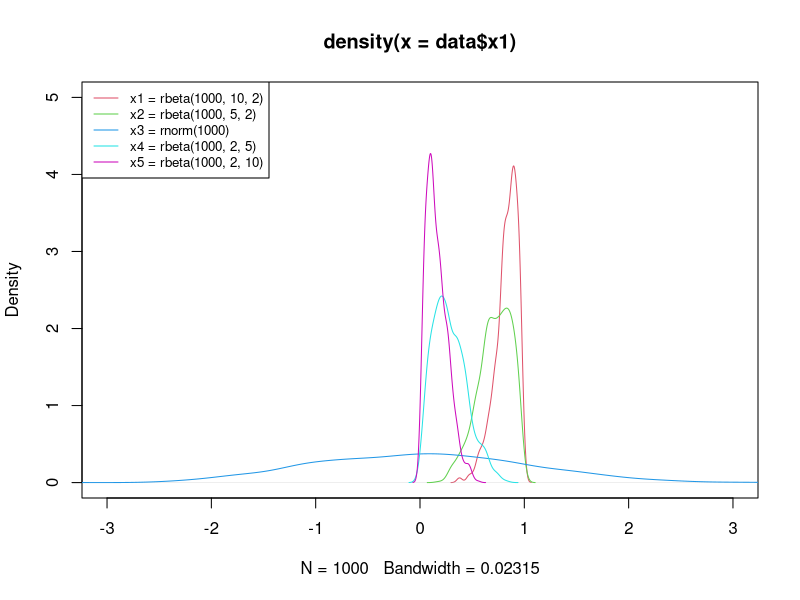
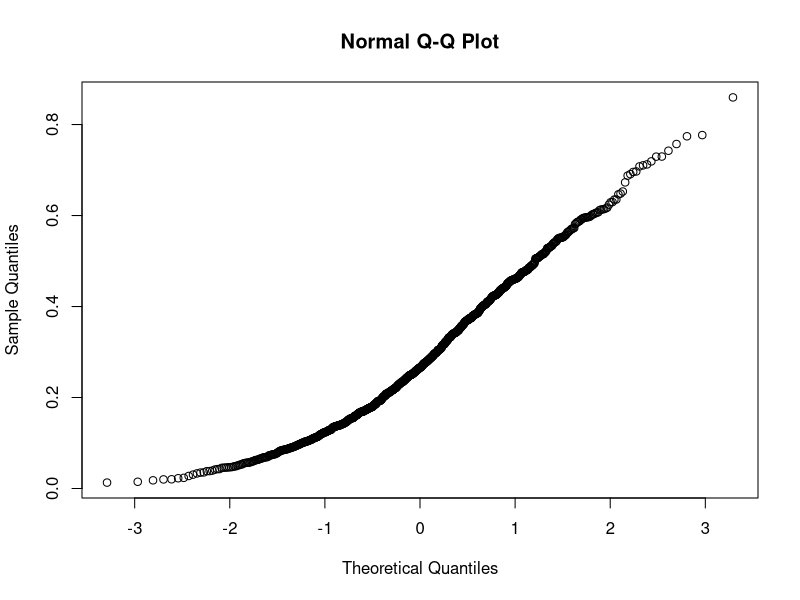
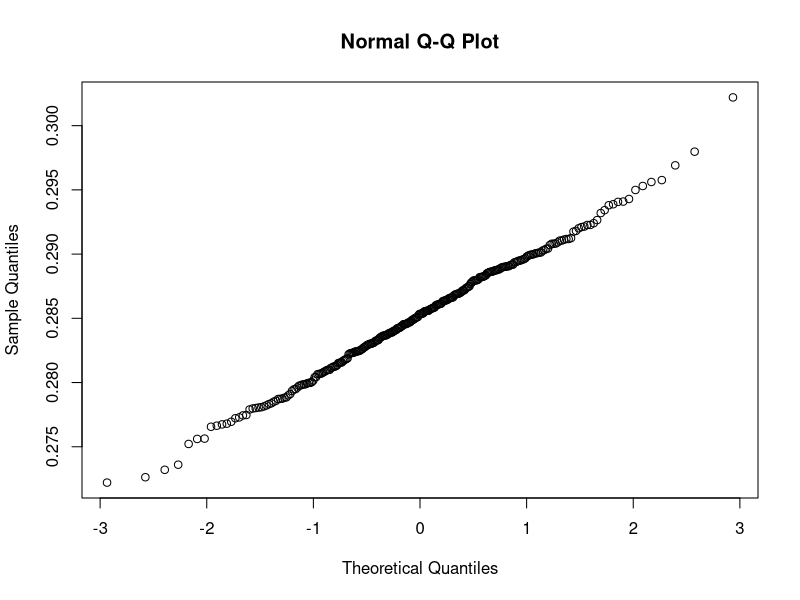
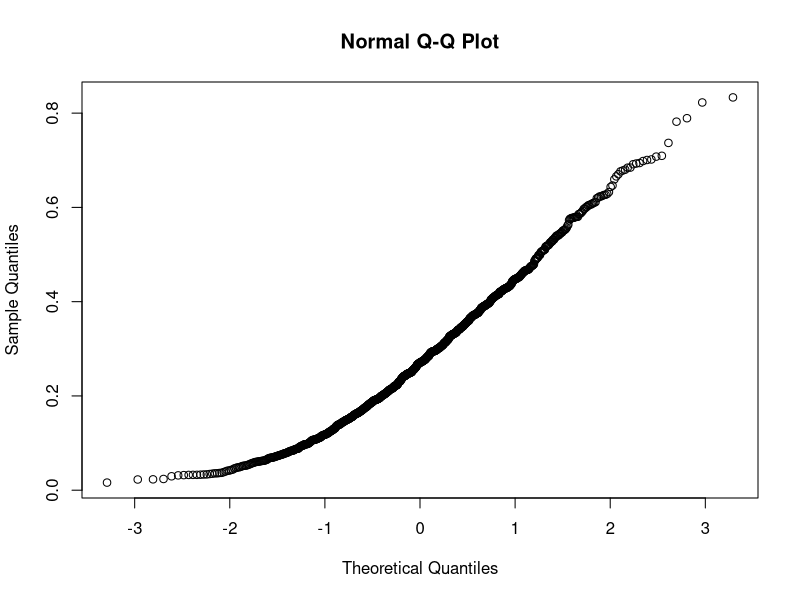
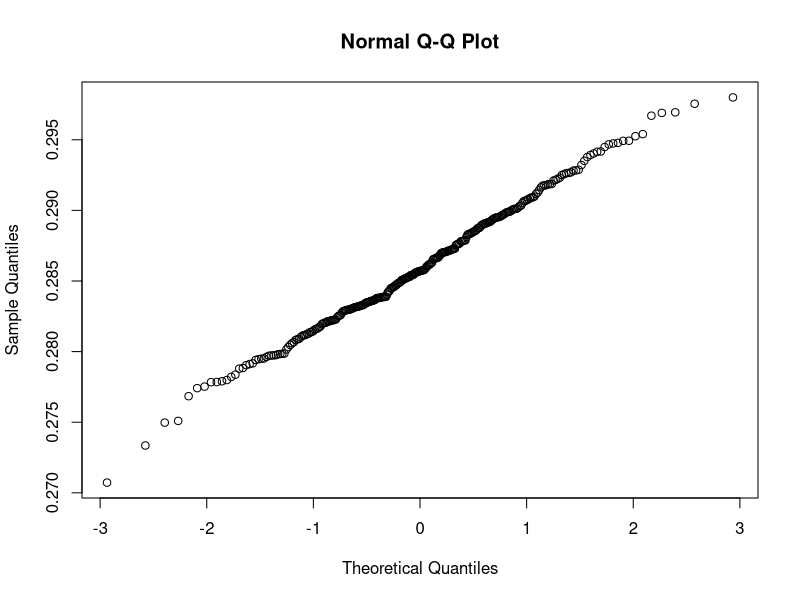
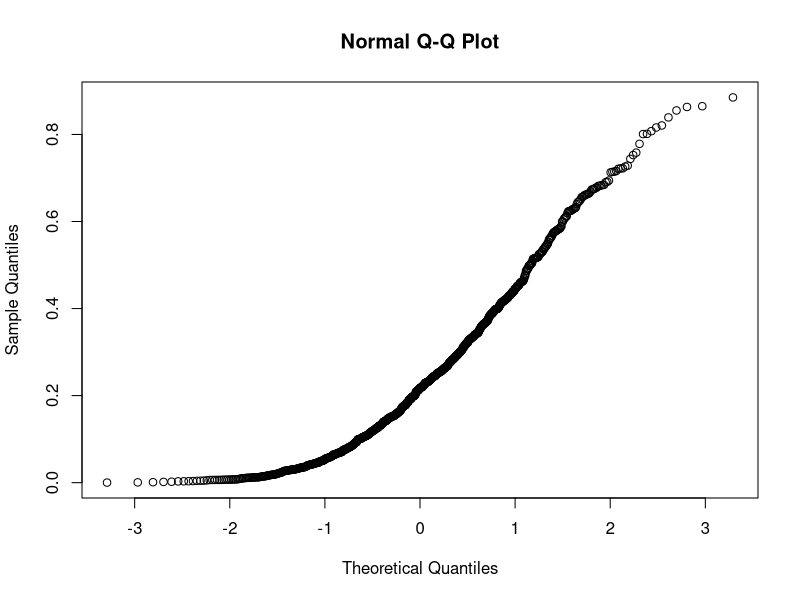
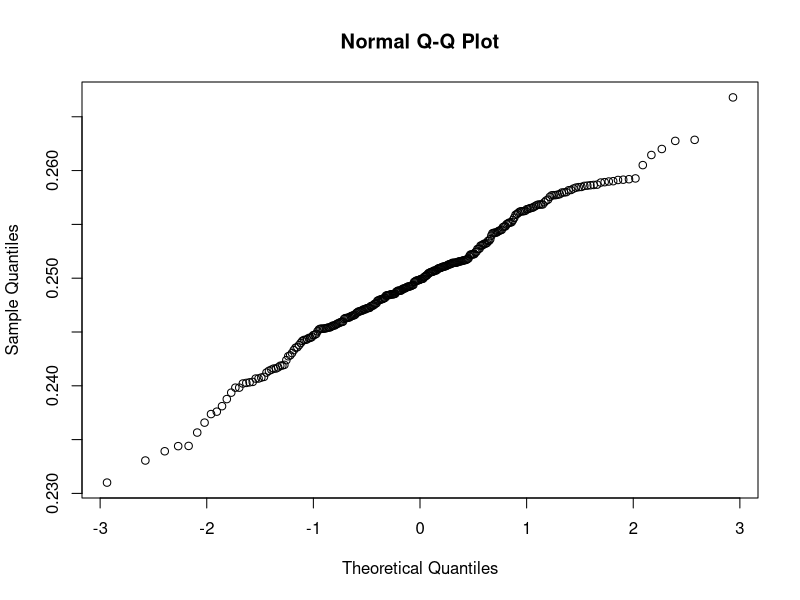
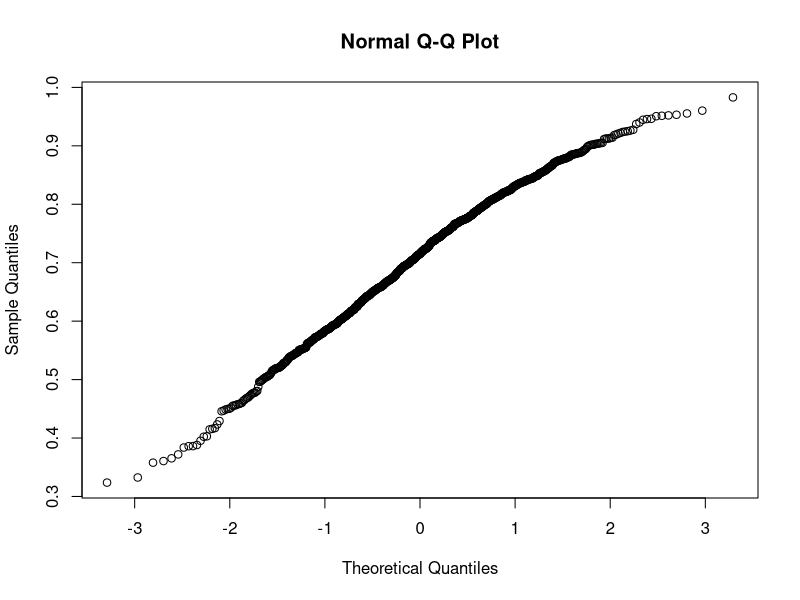

Write the R code that produced these figures, in order.
## ---- chunk 1
knitr::opts_chunk$set(echo = TRUE)
## ---- chunk 2

# The following example was taken from: https://statisticsglobe.com/draw-normal-left-right-skewed-distributions-r

set.seed(35486)                    # Create random distributions
data <- data.frame(x1 = rbeta(1000, 10, 2),
                   x2 = rbeta(1000, 5, 2),
                   x3 = rnorm(1000),
                   x4 = rbeta(1000, 2, 5),
                   x5 = rbeta(1000, 2, 10))

head(data)                         # Print head of data
## ---- chunk 3
plot(density(data$x1), col = 2,    # Overlay all columns as densities
     xlim = c(- 3, 3),
     ylim = c(0, 5))
lines(density(data$x2), col = 3)

lines(density(data$x3), col = 4)
lines(density(data$x4), col = 5)
lines(density(data$x5), col = 6)
legend("topleft",                  # Add legend to plot
       legend = c("x1 = rbeta(1000, 10, 2)",
                  "x2 = rbeta(1000, 5, 2)",
                  "x3 = rnorm(1000)",
                  "x4 = rbeta(1000, 2, 5)",
                  "x5 = rbeta(1000, 2, 10)"),
       col = 2:6,
       lty = 1,
       cex = 0.8)

## ---- chunk 4

generate_dataset <- function() {
  result <- list()
  for (i in 1:300) {
    result[[i]] <- rbeta(1000, 2, 5)
  }
  return(result)
}

calculate_mean_values <- function(dataset) {
  result <- c()
  for (i in 1:300) {
    result <- c(result, mean(dataset[[i]]))
  }
  return(result)
}

random_samples <- generate_dataset()
mean_values <- calculate_mean_values(random_samples)

qqnorm(random_samples[[1]])
qqnorm(mean_values)

## ---- chunk 5

generate_dataset <- function(n = 300, m = 1000) {
  result <- list()
  for (i in 1:n) {
    result[[i]] <- rbeta(m,2,5)
  }
  return(result)
}

calculate_mean_values <- function(dataset) {
  result <- c()
  for (i in 1:length(dataset)) {
    result <- c(result, mean(dataset[[i]]))
  }
  return(result)
}

random_samples <- generate_dataset()
mean_values <- calculate_mean_values(random_samples)

qqnorm(random_samples[[1]])
qqnorm(mean_values)

## ---- chunk 6
generate_dataset <- function(n = 300, m = 1000, alpha=2, beta=5) {
  result <- list()
  for (i in 1:n) {
    result[[i]] <- rbeta(m, alpha, beta)
  }
  return(result)
}

calculate_mean_values <- function(dataset) {
  result <- c()
  for (i in 1:length(dataset)) {
    result <- c(result, mean(dataset[[i]]))
  }
  return(result)
}

random_samples_old_method <- generate_dataset() # still works
random_samples <- generate_dataset(300, 1000, 1, 3)

mean_values <- calculate_mean_values(random_samples)

qqnorm(random_samples[[1]])
qqnorm(mean_values)
## ---- chunk 7

generate_dataset <- function(n = 300, m = 1000, func=rbeta, ...) {
  result <- list()
  for (i in 1:n) {
    result[[i]] <- func(m, ...)
  }
  return(result)
}

calculate_mean_values <- function(dataset) {
  result <- c()
  for (i in 1:length(dataset)) {
    result <- c(result, mean(dataset[[i]]))
  }
  return(result)
}

random_samples <- generate_dataset(300, 1000, rbeta, 10, 4)
mean_values <- calculate_mean_values(random_samples)

qqnorm(random_samples[[1]])
qqnorm(mean_values)

## ---- chunk 8
generate_dataset <- function(n = 300, m = 1000, func=rbeta, ...) {
  result <- list()
  # Don't use replicates
  for (i in 1:n) {
    result[[i]] <- func(m, ...)
  }
  return(result)
}
## ---- chunk 9

calculate_mean_values <- function(dataset) {
  result <- c()
  for (i in 1:length(dataset)) {
    result <- c(result, mean(dataset[[i]]))
  }
  return(result)
}

## ---- chunk 10
random_samples_beta <- generate_dataset(800, 1000, rbeta, 10, 2)
random_samples_unif <- generate_dataset(800, 1000, runif)

mean_values_beta <- calculate_mean_values(random_samples_beta)
mean_values_unif <- calculate_mean_values(random_samples_unif)
## ---- chunk 11

plot(density(random_samples_beta[[1]]), main="rbeta(10,2) vs runif")
lines(density(random_samples_unif[[1]]), col="red")
## ---- chunk 12

plot(density(mean_values_beta), main="means of rbeta(10,2)")
plot(density(mean_values_unif), col="red", main="means of runif")

## ---- chunk 13
 
qqnorm(mean_values_beta, main="beta distribution means")
qqline(mean_values_beta)

qqnorm(mean_values_unif, main="uniform distribution means")
qqline(mean_values_unif)
## ---- chunk 14
random_samples_beta2 <- generate_dataset(20, 20, rbeta, 10, 2)
random_samples_unif2 <- generate_dataset(20, 20, runif)

mean_values_beta2 <- calculate_mean_values(random_samples_beta2)
mean_values_unif2 <- calculate_mean_values(random_samples_unif2)

qqnorm(mean_values_beta2, main="beta distribution means")
qqline(mean_values_beta2)

qqnorm(mean_values_unif2, main="uniform distribution means")
qqline(mean_values_unif2)

## ---- chunk 15

random_number_generators <- c("runif", "rnorm", "rt,20", "rbeta,4,12")

# rng is an abbreviation for random number generator
for (generator_name in random_number_generators) {
  rng_command_with_args <- strsplit(generator_name, ",")[[1]]
  rng_command_name <- rng_command_with_args[1]
  rng_command <- get(rng_command_name)
  rng_args <- as.numeric(rng_command_with_args[-1])
  
  gen_dataset_arguments <- c(list(n=1000, m=200, func=rng_command ), as.list(rng_args))
  random_samples <- do.call(generate_dataset, gen_dataset_arguments)

  qqnorm(random_samples[[1]], main=paste("number generator distribution", rng_command_name))
  qqline(random_samples[[1]])
  
  mean_values <- calculate_mean_values(random_samples)

  qqnorm(mean_values, main=paste("distribution of means of", rng_command_name))
  qqline(mean_values)
}
